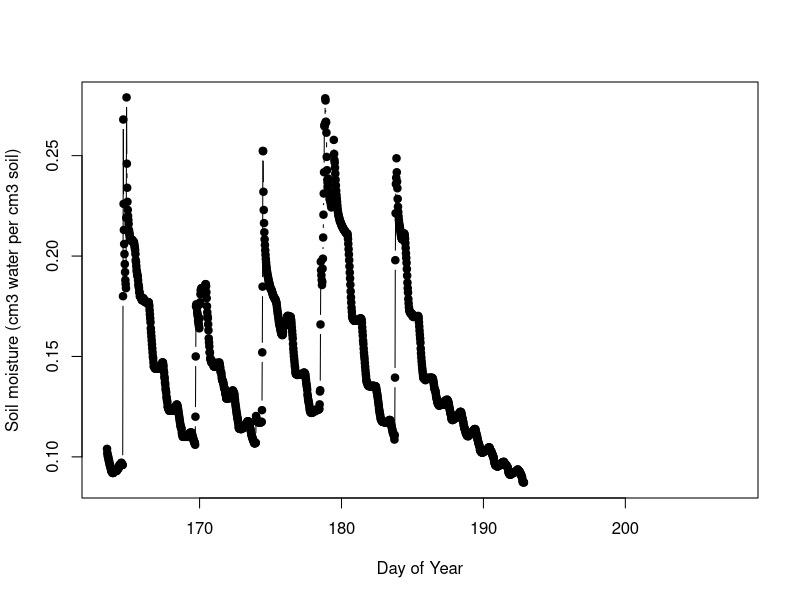
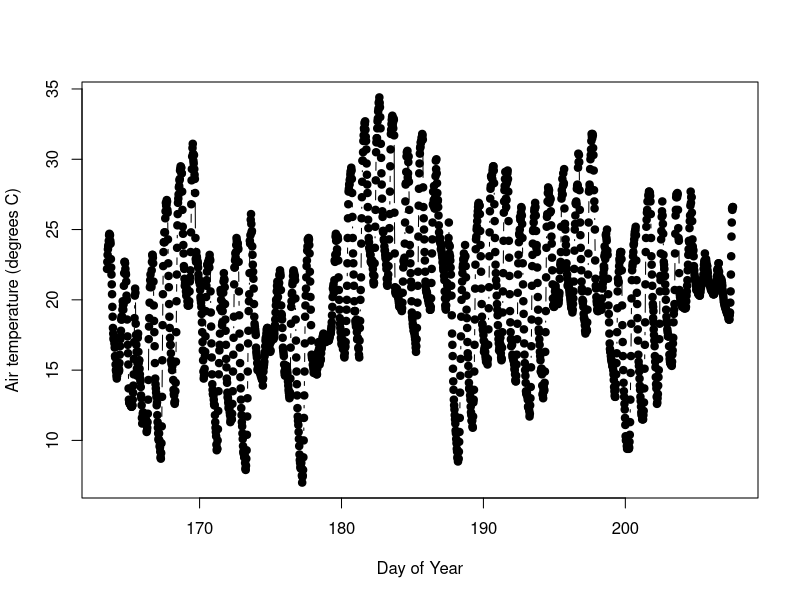

Here is the R script that generated these plots, in order:
# COMMENT YOUR CODE!!!!!
library(lubridate)

#create a function. The names of the arguments for your function will be in parentheses. Everything in curly brackets will be run each time the function is run.
assert <- function(statement,err.message){
  #if evaluates if a statement is true or false for a single item
  if(statement == FALSE){
    print(err.message)
  }
  
}

#check how the statement works
#evaluate a false statement
assert(1 == 2, "error: unequal values")

#evaluate a true statement
assert(2 == 2, "error: unequal values")
#set up assert to check if two vectors are the same length
a <- c(1,2,3,4)
b <- c(8,4,5)
assert(length(a) == length(b), "error: unequal length")

#read in the data file
#skip the first 3 rows since there is additional column info
#specify the the NA is designated differently
datW <- read.csv("data/bewkes/bewkes_weather.csv",
                 na.strings=c("#N/A"), skip=3, header=FALSE)
#preview data
print(datW[1,])

#get sensor info from file
# this data table will contain all relevant units
sensorInfo <-   read.csv("data/bewkes/bewkes_weather.csv",
                         na.strings=c("#N/A"), nrows=2)

print(sensorInfo)

#get column names from sensorInfo table
# and set weather station colnames  to be the same
colnames(datW) <-   colnames(sensorInfo)
#preview data
print(datW[1,])

#convert to standardized format
#date format is m/d/y
dates <- mdy_hm(datW$timestamp, tz= "America/New_York")

#calculate day of year
datW$doy <- yday(dates)
#calculate hour in the day
datW$hour <- hour(dates) + (minute(dates)/60)
#calculate decimal day of year
datW$DD <- datW$doy + (datW$hour/24)
#quick preview of new date calculations
datW[1,]

#see how many values have missing data for each sensor observation
#air temperature
length(which(is.na(datW$air.temperature)))

#wind speed
length(which(is.na(datW$wind.speed)))

#precipitation
length(which(is.na(datW$precipitation)))

#soil temperature
length(which(is.na(datW$soil.moisture)))

#soil moisture
length(which(is.na(datW$soil.temp)))

#make a plot with filled in points (using pch)
#line lines
plot(datW$DD, datW$soil.moisture, pch=19, type="b", xlab = "Day of Year",
     ylab="Soil moisture (cm3 water per cm3 soil)")

#make a plot with filled in points (using pch)
#line lines
plot(datW$DD, datW$air.temperature, pch=19, type="b", xlab = "Day of Year",
     ylab="Air temperature (degrees C)")

#I'm going to make a new column to work with that indicates that I am conducting QAQC
#because overwriting values should be done cautiously and can lead to confusing issues.
#It can be particularly confusing when you are just learning R.
#Here I'm using the ifelse function
#the first argument is a logical statement to be evaluated as true or false on a vector
#the second argument is the value that my air.tempQ1 column will be given if the statement
#is true. The last value is the value that will be given to air.tempQ1 if the statement is false.
#In this case it is just given the air temperature value
datW$air.tempQ1 <- ifelse(datW$air.temperature < 0, NA, datW$air.temperature)

#check the values at the extreme range of the data
#and throughout the percentiles
quantile(datW$air.tempQ1)

#look at days with really low air temperature
datW[datW$air.tempQ1 < 8,]  

#look at days with really high air temperature
datW[datW$air.tempQ1 > 33,]  
